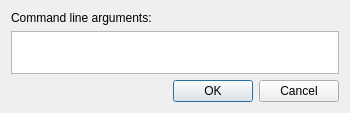
<?xml version="1.0" encoding="UTF-8"?>
<ui version="4.0">
 <class>NativeDebugDialog</class>
 <widget class="QDialog" name="NativeDebugDialog">
  <property name="windowModality">
   <enum>Qt::NonModal</enum>
  </property>
  <property name="geometry">
   <rect>
    <x>0</x>
    <y>0</y>
    <width>350</width>
    <height>113</height>
   </rect>
  </property>
  <property name="sizePolicy">
   <sizepolicy hsizetype="Preferred" vsizetype="Preferred">
    <horstretch>0</horstretch>
    <verstretch>0</verstretch>
   </sizepolicy>
  </property>
  <property name="minimumSize">
   <size>
    <width>0</width>
    <height>0</height>
   </size>
  </property>
  <property name="windowTitle">
   <string>Native debugging configuration</string>
  </property>
  <layout class="QVBoxLayout" name="verticalLayout">
   <item>
    <widget class="QLabel" name="argText">
     <property name="text">
      <string>Command line arguments:</string>
     </property>
    </widget>
   </item>
   <item>
    <widget class="QPlainTextEdit" name="argEdit">
     <property name="sizePolicy">
      <sizepolicy hsizetype="Expanding" vsizetype="MinimumExpanding">
       <horstretch>0</horstretch>
       <verstretch>0</verstretch>
      </sizepolicy>
     </property>
     <property name="minimumSize">
      <size>
       <width>0</width>
       <height>35</height>
      </size>
     </property>
     <property name="maximumSize">
      <size>
       <width>16777215</width>
       <height>16777215</height>
      </size>
     </property>
    </widget>
   </item>
   <item>
    <widget class="QDialogButtonBox" name="buttonBox">
     <property name="orientation">
      <enum>Qt::Horizontal</enum>
     </property>
     <property name="standardButtons">
      <set>QDialogButtonBox::Cancel|QDialogButtonBox::Ok</set>
     </property>
    </widget>
   </item>
  </layout>
 </widget>
 <resources/>
 <connections>
  <connection>
   <sender>buttonBox</sender>
   <signal>accepted()</signal>
   <receiver>NativeDebugDialog</receiver>
   <slot>accept()</slot>
   <hints>
    <hint type="sourcelabel">
     <x>248</x>
     <y>234</y>
    </hint>
    <hint type="destinationlabel">
     <x>157</x>
     <y>274</y>
    </hint>
   </hints>
  </connection>
  <connection>
   <sender>buttonBox</sender>
   <signal>rejected()</signal>
   <receiver>NativeDebugDialog</receiver>
   <slot>reject()</slot>
   <hints>
    <hint type="sourcelabel">
     <x>316</x>
     <y>240</y>
    </hint>
    <hint type="destinationlabel">
     <x>286</x>
     <y>254</y>
    </hint>
   </hints>
  </connection>
 </connections>
</ui>
